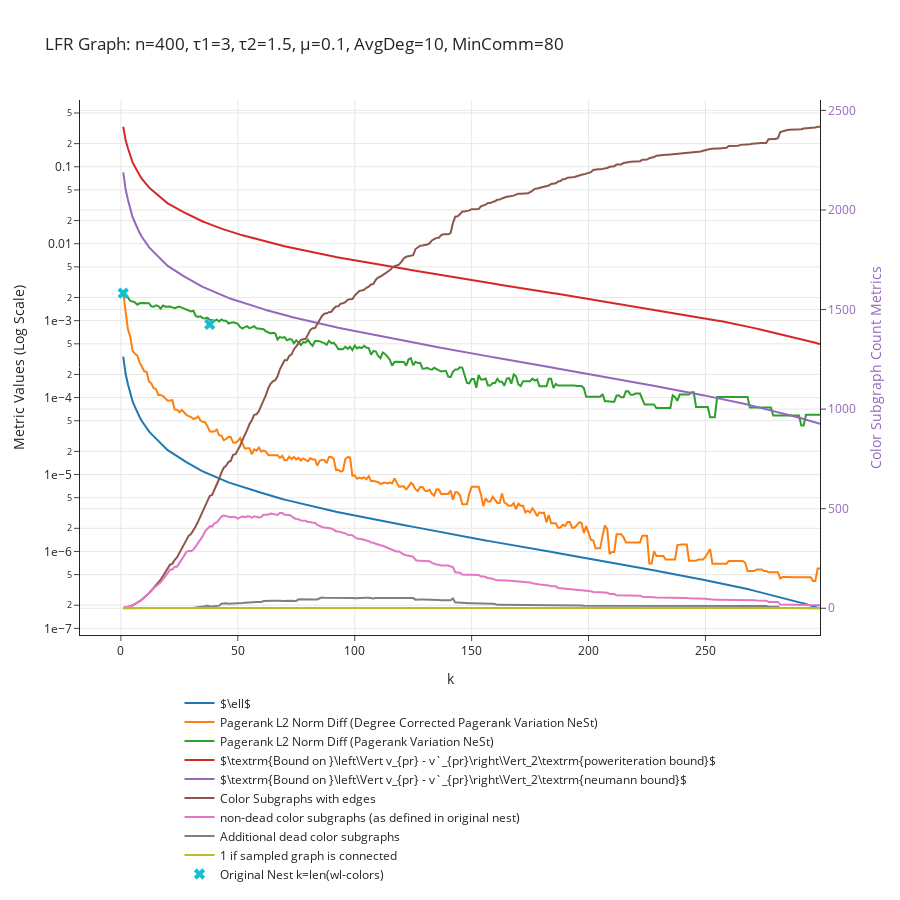

The notebook cell saved with this chart:
### Markdown cell above
# LFR graphs exponential degree sequence

### Code cell
# Get a Graph
n = 400
tau1 = 3
tau2 = 1.5
mu = 0.1
G = nx.LFR_benchmark_graph(
    n, tau1, tau2, mu, average_degree=10, min_community=80, seed=10
)
G.remove_edges_from(nx.selfloop_edges(G))

data_dict = get_convergence_data_of_nest(G, min_cluster_size = 1, max_k=300)
plot_convergence_data(data_dict, f"LFR Graph: n={n}, τ1={tau1}, τ2={tau2}, μ={mu}, AvgDeg=10, MinComm=80")

### Figure 1 — Plotly figure (JSON) as saved in the notebook; plotly's stock layout.template omitted (floating-point values rounded to 4 significant figures; data arrays with more than 128 entries replaced by an {"elided": "..."} marker saying what was removed)
{"data": [{"mode": "lines", "name": "$\\ell$", "type": "scatter", "x": {"elided": "299 int values"}, "y": {"elided": "299 float values"}}, {"mode": "lines", "name": "Pagerank L2 Norm Diff (Degree Corrected Pagerank Variation NeSt)", "type": "scatter", "x": {"elided": "299 int values"}, "y": {"elided": "299 float values"}}, {"mode": "lines", "name": "Pagerank L2 Norm Diff (Pagerank Variation NeSt)", "type": "scatter", "x": {"elided": "299 int values"}, "y": {"elided": "299 float values"}}, {"mode": "lines", "name": "$\\textrm{Bound on }\\left\\Vert v_{pr} - v`_{pr}\\right\\Vert_2\\textrm{poweriteration bound}$", "type": "scatter", "x": {"elided": "299 int values"}, "y": {"elided": "299 float values"}}, {"mode": "lines", "name": "$\\textrm{Bound on }\\left\\Vert v_{pr} - v`_{pr}\\right\\Vert_2\\textrm{neumann bound}$", "type": "scatter", "x": {"elided": "299 int values"}, "y": {"elided": "299 float values"}}, {"mode": "lines", "name": "Color Subgraphs with edges", "type": "scatter", "x": {"elided": "299 int values"}, "y": {"elided": "299 int values"}, "yaxis": "y2"}, {"mode": "lines", "name": "non-dead color subgraphs (as defined in original nest)", "type": "scatter", "x": {"elided": "299 int values"}, "y": {"elided": "299 int values"}, "yaxis": "y2"}, {"mode": "lines", "name": "Additional dead color subgraphs", "type": "scatter", "x": {"elided": "299 int values"}, "y": {"elided": "299 int values"}, "yaxis": "y2"}, {"mode": "lines", "name": "1 if sampled graph is connected", "type": "scatter", "x": {"elided": "299 int values"}, "y": {"elided": "299 int values"}, "yaxis": "y2"}, {"marker": {"size": 10, "symbol": "x"}, "mode": "markers", "name": "Original Nest k=len(wl-colors)", "type": "scatter", "x": [1, 38], "y": [0.002276, 0.0008936]}], "layout": {"height": 900, "hovermode": "closest", "legend": {"orientation": "h", "x": 0.5, "xanchor": "center", "y": -0.1, "yanchor": "top"}, "title": {"text": "LFR Graph: n=400, τ1=3, τ2=1.5, μ=0.1, AvgDeg=10, MinComm=80"}, "xaxis": {"title": {"text": "k"}}, "yaxis": {"exponentformat": "e", "title": {"text": "Metric Values (Log Scale)"}, "type": "log"}, "yaxis2": {"overlaying": "y", "side": "right", "tickfont": {"color": "rgba(148, 103, 189, 1)"}, "title": {"font": {"color": "rgba(148, 103, 189, 1)"}, "text": "Color Subgraph Count Metrics"}, "type": "linear"}}}
